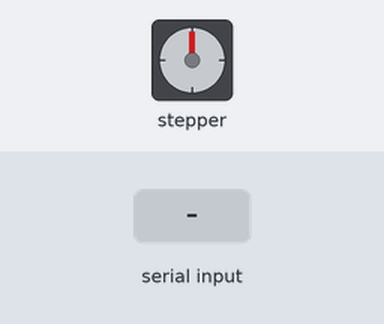
Recording of a sketch running on a simulated Arduino Uno, built with avr-gcc and run on an emulated ATmega328P. On the bench: stepper motor. Inputs (shaded band) come from the test bench. Stepper angles assume 2048 steps per turn.

Above: at 1.2 s.
1.3 s: "xfw" received over Serial
At 2.46 s:
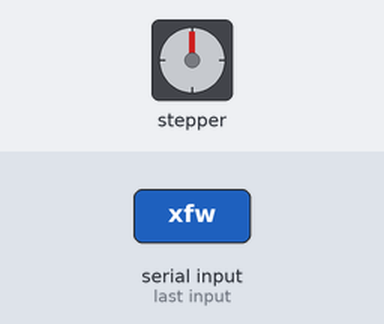
At 3.08 s:
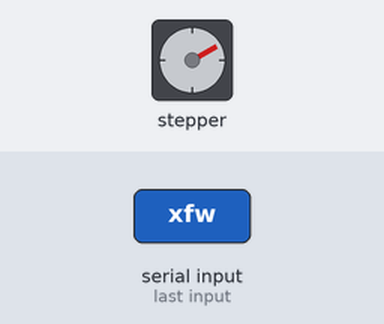
7.3 s: "xbw" received over Serial
At 8.46 s:
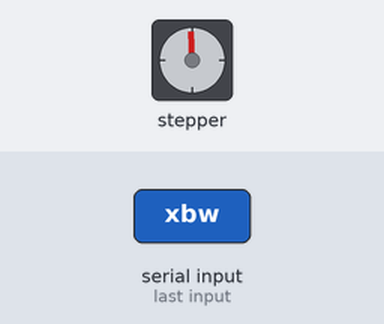
Timing chart, 0 to 13.6 s (numbered marks = the images above; inputs shaded):
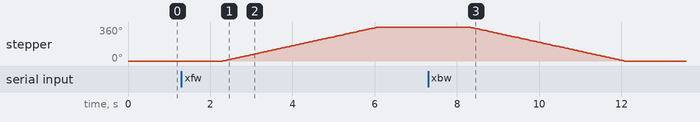

Measured:
- after the input at 1.3 s, stepper: turns 360° clockwise in 3.8 s, starting after 1.0 s
- after the input at 7.3 s, stepper: turns 360° counter-clockwise in 3.8 s, starting after 1.0 s

The sketch:

StepperMotorSwitcher.ino
```cpp
//int pinGreen = 10;
//int pinRed = 11;
int something = 0;
String state;
String condition = "default";
//Include the Arduino Stepper Library
#include <Stepper.h>

// Define Constants
#define x1 9
#define x2 8
#define x3 7
#define x4 6
const float STEPS_PER_REV = 32;
Stepper steppermotor(STEPS_PER_REV,x1 , x3, x2, x4);


void setup() {
//pinMode(pinGreen, OUTPUT);
//pinMode(pinRed, OUTPUT);
Serial.begin(9600);


}

void loop() {
  delay(100);

   condition = Serial.readString();
   String line1 = condition.substring(0, 16);
    if(line1.equals("xfw")){

      steppermotor.setSpeed(1024);
      steppermotor.step(2048);

      delay(1000);
    }
    if(line1 == "xbw"){

      steppermotor.setSpeed(1024);
      steppermotor.step(-2048);

      delay(1000);
    }


}
```
